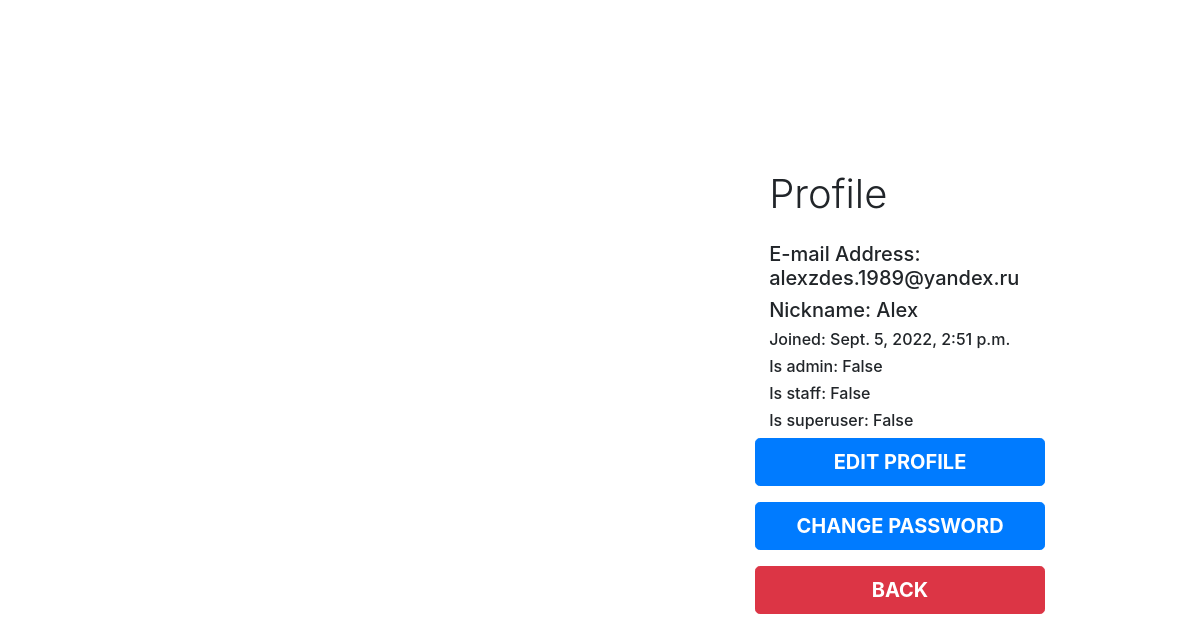
The app's page /account/profile/ (signed in) with its own data.
### account/models.py (models this page shows, shortened)
class Account(AbstractBaseUser):
    email = models.EmailField(verbose_name="E-Mail", max_length=60, unique=True)
    nick_name = models.CharField(verbose_name="Nickname", max_length=20)
    date_joined = models.DateTimeField(verbose_name="date joined", auto_now_add=True)
    last_login = models.DateTimeField(verbose_name="last login", auto_now_add=True)
    is_admin = models.BooleanField(default=False)
    is_active = models.BooleanField(default=True)
    is_staff = models.BooleanField(default=False)
    is_superuser = models.BooleanField(default=False)
    USERNAME_FIELD = 'email'
    REQUIRED_FIELDS = ["nick_name"]
    objects = AccountManager()

### account/views.py (the view)
# urls.py: path('account/profile/', profile, name="profile"),
@login_required
def profile(request):
    context = dict()
    context['email'] = request.user.email
    context['nick_name'] = request.user.nick_name
    context['date_joined'] = request.user.date_joined
    context['is_admin'] = request.user.is_admin
    context['is_staff'] = request.user.is_staff
    context['is_superuser'] = request.user.is_superuser
    return render(request, "profile.html", context)

### account/templates/profile.html (shortened to what this page needs)
{% extends 'base.html' %}
{% load widget_tweaks %}
{% block content %}
<div class="container-fluid">
  <div class="row no-gutter">
    <div class="d-none d-md-flex col-md-4 col-lg-6 bg-image"></div>
    <div class="col-md-8 col-lg-6">
      <div class="login d-flex align-items-center py-5">
        <div class="container">
          <div class="row">
            <div class="col-md-9 col-lg-8 mx-auto">
              <div class="col-md-10 offset-md-1">
                <h1 class="login-heading mb-4">Profile</h1>
                <h5>E-mail Address: {{ email }}</h5>
                <h5>Nickname: {{ nick_name }}</h5>
                <h6>Joined: {{ date_joined }}</h6>
                <h6>Is admin: {{ is_admin }}</h6>
                <h6>Is staff: {{ is_staff }}</h6>
                <h6>Is superuser: {{ is_superuser }}</h6>
              </div>
            <div class="form-row">
                <div class="col-md-10 offset-md-1">
                    <div class="form-group">
                      <a type="button" class="btn btn-lg btn-primary btn-block text-uppercase font-weight-bold mb-2" href="{% url 'edit_profile' %}">Edit profile</a>
                    </div>
                </div>
                <div class="col-md-10 offset-md-1">
                  <div class="form-group">
                      <a type="button" class="btn btn-lg btn-primary btn-block text-uppercase font-weight-bold mb-2" href="{% url 'change_password' %}">Change password</a>
                   </div>
                </div>
                <div class="col-md-10 offset-md-1">
                    <div class="form-group">
                      <a type="button" class="btn btn-lg btn-danger btn-block text-uppercase font-weight-bold mb-2" href="{% url 'home' %}">Back</a>
                    </div>
                  </div>
              </div>
            </div>
            </div>
          </div>
        </div>
      </div>
    </div>
  </div>
{% endblock content %}

### gallery/templates/base.html (style rules this page uses)
:root { --input-padding-x: 1.5rem; --input-padding-y: 0.75rem; }
.login, .image { min-height: 100vh; }
.login-heading { font-weight: 300; }

### records on screen
Account: email "alexzdes.1989@yandex.ru", nick_name "Alex", date_joined "Sept. 5, 2022, 2:51 p.m."

### other values on screen
{{ is_admin }} "False"
{{ is_staff }} "False"
{{ is_superuser }} "False"
